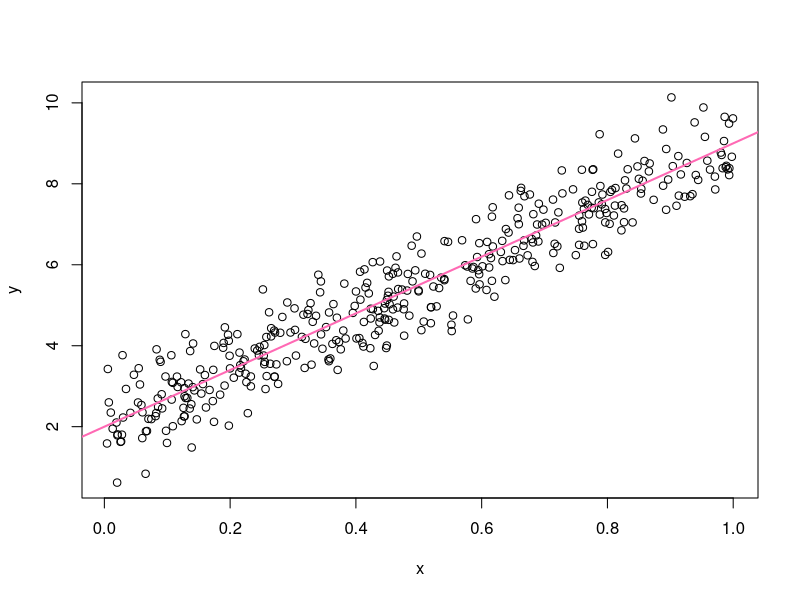

This figure's R source:
a <- 2
b <- 7
sigSq <- 0.5
n <- 400

x <- runif(n)
y <- a + b * x + rnorm(n, sd=sqrt(sigSq))

avgx <- mean(x)
plot(x,y)
abline(a,b,col="hotpink", lwd=2)
dev.print(pdf, "toy-line.pdf")
#new edit